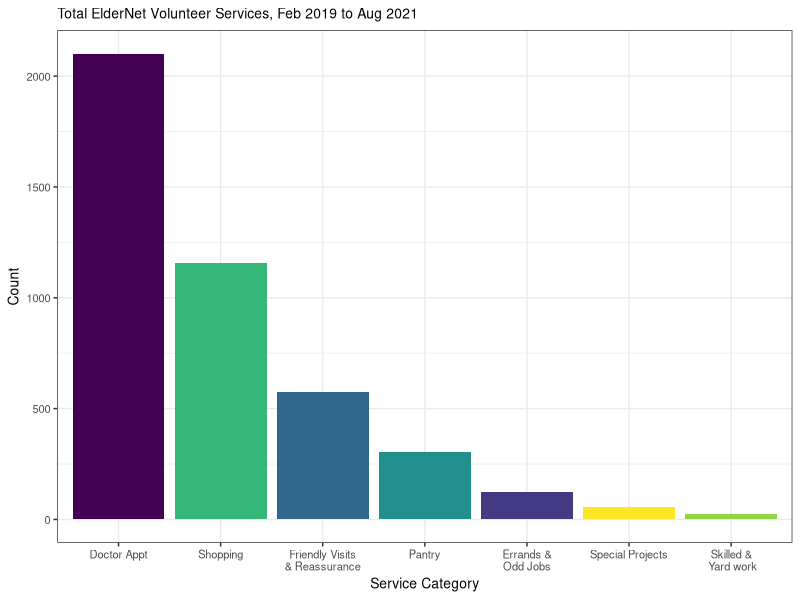

Write the R code that produced this figure.
library(tidyverse)
library(viridis)

vol <- read_csv("data/volunteer_services_anonymized.csv") 

vol_plot <- vol %>% 
  mutate(category2 = case_when(
    category == "Skilled Work" | category == "Yard Work" ~ "Skilled &\n Yard work",
    category == "Pantry Delivery" ~ "Pantry",
    category == "Telephone Reassurance" | category == "Friendly Visit" ~ "Friendly Visits\n& Reassurance",
    category == "Errands" | category == "Odd Jobs" ~ "Errands &\nOdd Jobs",
    TRUE ~ category)) %>% 
  filter(category2 != "Board or Committee Mtg") %>% 
  ggplot(aes(x = fct_infreq(category2), fill = category2)) +
  geom_bar() +
  scale_fill_viridis_d(option = "D") +
  labs(title = "Total ElderNet Volunteer Services, Feb 2019 to Aug 2021",
       x = "Service Category",
       y = "Count") +
  theme_bw() +
  theme(legend.position = "none",
        plot.title = element_text(size = 10),
        axis.title = element_text(size = 10),
        axis.text = element_text(size = 8))

ggsave("analyses/team1/kathrine_m/images/volunteer_services_plot2.png", vol_plot,
       device = "png", height = 4, width = 6)

  

